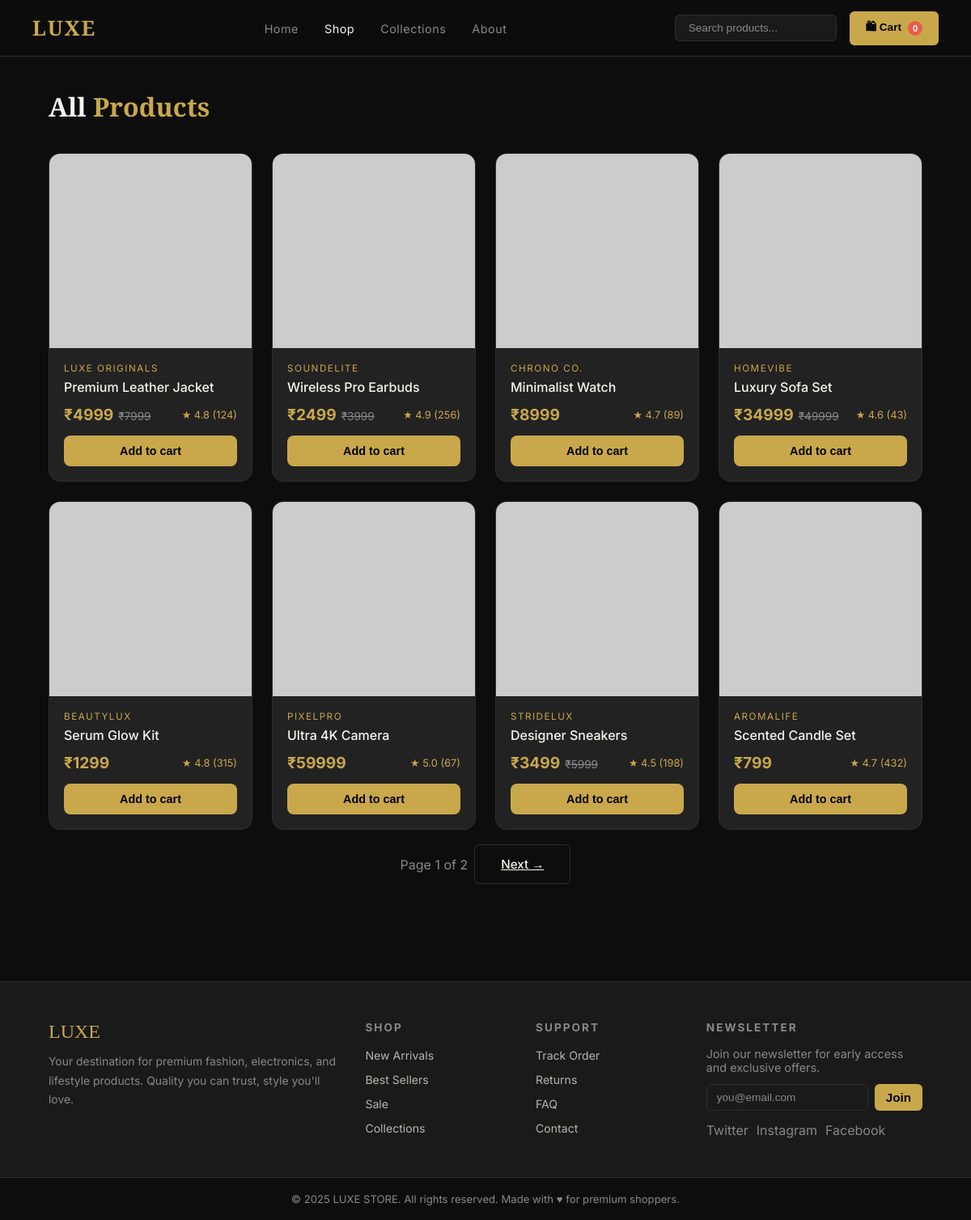
The app's page /shop/ with its own data.
### shop/models.py (models this page shows, shortened)
class Product(models.Model):
    name = models.CharField(max_length=255)
    brand = models.CharField(max_length=120)
    price = models.IntegerField()
    old_price = models.IntegerField(null=True, blank=True)
    img = models.URLField(max_length=1000, blank=True)
    badge = models.CharField(max_length=32, blank=True)
    category = models.CharField(max_length=80, blank=True)
    rating = models.FloatField(default=0)
    reviews = models.IntegerField(default=0)

### shop/views.py (the view)
# urls.py: path('shop/', views.shop_list, name='shop_list'),
def shop_list(request):
    qs = Product.objects.all().order_by('id')
    cat = request.GET.get('cat')
    if cat and cat != 'all':
        qs = qs.filter(category=cat)
    page = request.GET.get('page', 1)
    paginator = Paginator(qs, 8)  # 8 products per page
    page_obj = paginator.get_page(page)
    return render(request, 'shop_list.html', {'page_obj': page_obj, 'cat': cat})

### templates/shop_list.html (shortened to what this page needs)
{% load static %}
<!doctype html>
<html lang="en">
<head>
  <link rel="stylesheet" href="{% static 'css/style.css' %}">
</head>
<body>
  <nav>
    <div class="logo">LUXE</div>
    <ul class="nav-links">
      <li><a href="/">Home</a></li>
      <li><a href="/shop/" class="active">Shop</a></li>
      <li><a href="/collections/">Collections</a></li>
      <li><a href="/about/">About</a></li>
    </ul>
    <div class="nav-right">
      <input id="searchInput" class="search-box" type="text" placeholder="Search products..." oninput="filterProducts()">
      <button class="cart-btn" onclick="toggleCart()">🛍 Cart <span class="cart-count" id="cartCount">0</span></button>
    </div>
  </nav>
  <section class="section" style="padding-top:40px">
    <div class="section-header">
      <h2 class="section-title">All <span>Products</span></h2>
    </div>
    <div class="products-grid">
      {% for p in page_obj.object_list %}
      <div class="product-card">
        <div class="product-img"><img src="{{ p.img }}" alt="{{ p.name }}" onerror="this.src='{% static 'img/placeholder.svg' %}'"></div>
        <div class="product-info">
          <div class="product-brand">{{ p.brand }}</div>
          <div class="product-name">{{ p.name }}</div>
          <div class="product-meta">
            <div class="product-price">₹{{ p.price }}{% if p.old_price %}<span class="old">₹{{ p.old_price }}</span>{% endif %}</div>
            <div class="stars">★ {{ p.rating }} ({{ p.reviews }})</div>
          </div>
          <button class="add-to-cart" onclick="addToCart({{ p.id }})">Add to cart</button>
        </div>
      </div>
      {% endfor %}
    </div>
    <div class="section" style="padding:18px 60px 60px">
      <div style="display:flex;gap:8px;justify-content:center;align-items:center">
        <div style="color:var(--muted)">
          Page {{ page_obj.number }} of {{ page_obj.paginator.num_pages }}
        </div>
        {% if page_obj.has_next %}
          <a class="btn-outline" href="?page={{ page_obj.next_page_number }}{% if cat %}&cat={{ cat }}{% endif %}">Next →</a>
        {% endif %}
      </div>
    </div>
  </section>
{% include 'partials/footer.html' %}
</body>
</html>

### templates/partials/footer.html
<footer>
  <div>
    <div class="footer-brand">LUXE</div>
    <p class="footer-desc">Your destination for premium fashion, electronics, and lifestyle products. Quality you can trust, style you'll love.</p>
  </div>
  <div>
    <h4>Shop</h4>
    <ul>
      <li><a href="/shop/">New Arrivals</a></li>
      <li><a href="/shop/">Best Sellers</a></li>
      <li><a href="/shop/?cat=all">Sale</a></li>
      <li><a href="/collections/">Collections</a></li>
    </ul>
  </div>
  <div>
    <h4>Support</h4>
    <ul>
      <li><a href="#">Track Order</a></li>
      <li><a href="#">Returns</a></li>
      <li><a href="#">FAQ</a></li>
      <li><a href="#">Contact</a></li>
    </ul>
  </div>
  <div>
    <h4>Newsletter</h4>
    <p style="color:var(--muted);font-size:.9rem;max-width:260px">Join our newsletter for early access and exclusive offers.</p>
    <form onsubmit="return submitNewsletter(event)" style="margin-top:12px;display:flex;gap:8px;">
      <input name="email" class="search-box" placeholder="you@email.com" style="flex:1;padding:8px 12px;border-radius:6px">
      <button class="btn-primary" type="submit" style="padding:8px 14px">Join</button>
    </form>
    <div style="margin-top:14px;display:flex;gap:10px;align-items:center">
      <a href="#" style="color:var(--muted);text-decoration:none">Twitter</a>
      <a href="#" style="color:var(--muted);text-decoration:none">Instagram</a>
      <a href="#" style="color:var(--muted);text-decoration:none">Facebook</a>
    </div>
  </div>
</footer>
<div class="footer-bottom">© 2025 LUXE STORE. All rights reserved. Made with ♥ for premium shoppers.</div>

### static/css/style.css (style rules this page uses)
:root { --bg: #0d0d0d; --surface: #1a1a1a; --card: #222222; --gold: #c9a84c; --gold-light: #e4c97e; --white: #f5f5f0; --muted: #888; --accent: #e85d4a; --green: #2ecc71; --border: #2e2e2e; }
* { margin:0; padding:0; box-sizing:border-box; }
body { background: var(--bg); color: var(--white); font-family: 'Inter', sans-serif; min-height: 100vh; }
nav { position: sticky; top:0; z-index:100; background: rgba(13,13,13,0.95); backdrop-filter: blur(12px); border-bottom: 1px solid var(--border); padding: 0 40px; display: flex; align-items: center; justify-content: space-between; height: 70px; }
.logo { font-family: 'Playfair Display', serif; font-size: 1.6rem; font-weight: 700; color: var(--gold); letter-spacing: 2px; }
.nav-links { display: flex; gap: 32px; list-style: none; }
.nav-links a { color: var(--muted); text-decoration:none; font-size:.9rem; letter-spacing:.5px; transition:.2s; }
.nav-links a:hover, .nav-links a.active { color: var(--white); }
.nav-right { display:flex; gap:16px; align-items:center; }
.search-box { background: var(--surface); border: 1px solid var(--border); border-radius: 6px; padding: 8px 16px; color: var(--white); font-size:.85rem; width:200px; outline:none; }
.search-box::placeholder { color: var(--muted); }
.cart-btn { background: var(--gold); color: #000; border:none; border-radius:6px; padding: 9px 20px; cursor:pointer; font-weight:600; font-size:.85rem; display:flex; align-items:center; gap:8px; position:relative; transition: background .2s; }
.cart-count { background: var(--accent); color:#fff; border-radius:50%; width:18px; height:18px; font-size:.7rem; display:flex; align-items:center; justify-content:center; }
.btn-primary { background: var(--gold); color:#000; border:none; padding:14px 32px; border-radius:6px; font-weight:600; cursor:pointer; font-size:.95rem; transition:.2s; }
.btn-outline { background: transparent; color: var(--white); border: 1px solid var(--border); padding:14px 32px; border-radius:6px; font-weight:500; cursor:pointer; font-size:.95rem; transition:.2s; }
.section { padding: 60px 60px; }
.section-header { display:flex; align-items:center; justify-content:space-between; margin-bottom:36px; }
.section-title { font-family:'Playfair Display',serif; font-size:2rem; }
.section-title span { color:var(--gold); }
.products-grid { display:grid; grid-template-columns:repeat(4,1fr); gap:24px; }
.product-card { background: var(--card); border-radius:14px; overflow:hidden; border: 1px solid var(--border); transition: transform .3s, box-shadow .3s; cursor:pointer; }
.product-img { position:relative; height:240px; overflow:hidden; }
.product-img img { width:100%; height:100%; object-fit:cover; transition: transform .4s; }
.product-info { padding:18px; }
.product-brand { font-size:.73rem; color:var(--gold); letter-spacing:1.5px; text-transform:uppercase; }
.product-name { font-size:1rem; font-weight:500; margin:6px 0; }
.product-meta { display:flex; align-items:center; justify-content:space-between; margin-top:12px; }
.product-price { font-size:1.2rem; font-weight:700; color:var(--gold); }
.product-price .old { text-decoration:line-through; color:var(--muted); font-size:.85rem; font-weight:400; margin-left:6px; }
.stars { color:var(--gold); font-size:.8rem; }
.add-to-cart { width:100%; margin-top:14px; background: var(--gold); color:#000; border:none; padding:11px; border-radius:8px; font-weight:600; font-size:.9rem; cursor:pointer; transition:.2s; }
footer { background:var(--surface); border-top:1px solid var(--border); padding:48px 60px; display:grid; grid-template-columns: 2fr 1fr 1fr 1fr; gap:30px; align-items:start; }
.footer-brand { font-family:'Playfair Display',serif; font-size:1.5rem; color:var(--gold); margin-bottom:12px; }
.footer-desc { color:var(--muted); font-size:.87rem; line-height:1.7; }
footer h4 { font-size:.85rem; letter-spacing:2px; text-transform:uppercase; margin-bottom:16px; color:var(--muted); }
footer ul { list-style:none; display:flex; flex-direction:column; gap:10px; }
footer ul a { color:var(--white); text-decoration:none; font-size:.88rem; opacity:.7; transition:.2s; }
.footer-bottom { text-align:center; padding:18px 24px; border-top:1px solid var(--border); color:var(--muted); font-size:.82rem; }

### records on screen
Product: brand "LUXE ORIGINALS", name "Premium Leather Jacket", price "4999", old_price "7999", rating "4.8", reviews "124"
Product: brand "SOUNDELITE", name "Wireless Pro Earbuds", price "2499", old_price "3999", rating "4.9", reviews "256"
Product: brand "CHRONO CO.", name "Minimalist Watch", price "8999", rating "4.7", reviews "89"
Product: brand "HOMEVIBE", name "Luxury Sofa Set", price "34999", old_price "49999", rating "4.6", reviews "43"
Product: brand "BEAUTYLUX", name "Serum Glow Kit", price "1299", rating "4.8", reviews "315"
Product: brand "PIXELPRO", name "Ultra 4K Camera", price "59999", rating "5.0", reviews "67"
Product: brand "STRIDELUX", name "Designer Sneakers", price "3499", old_price "5999", rating "4.5", reviews "198"
Product: brand "AROMALIFE", name "Scented Candle Set", price "799", rating "4.7", reviews "432"

### other values on screen
{{ page_obj.number }} "1"
{{ page_obj.paginator.num_pages }} "2"
